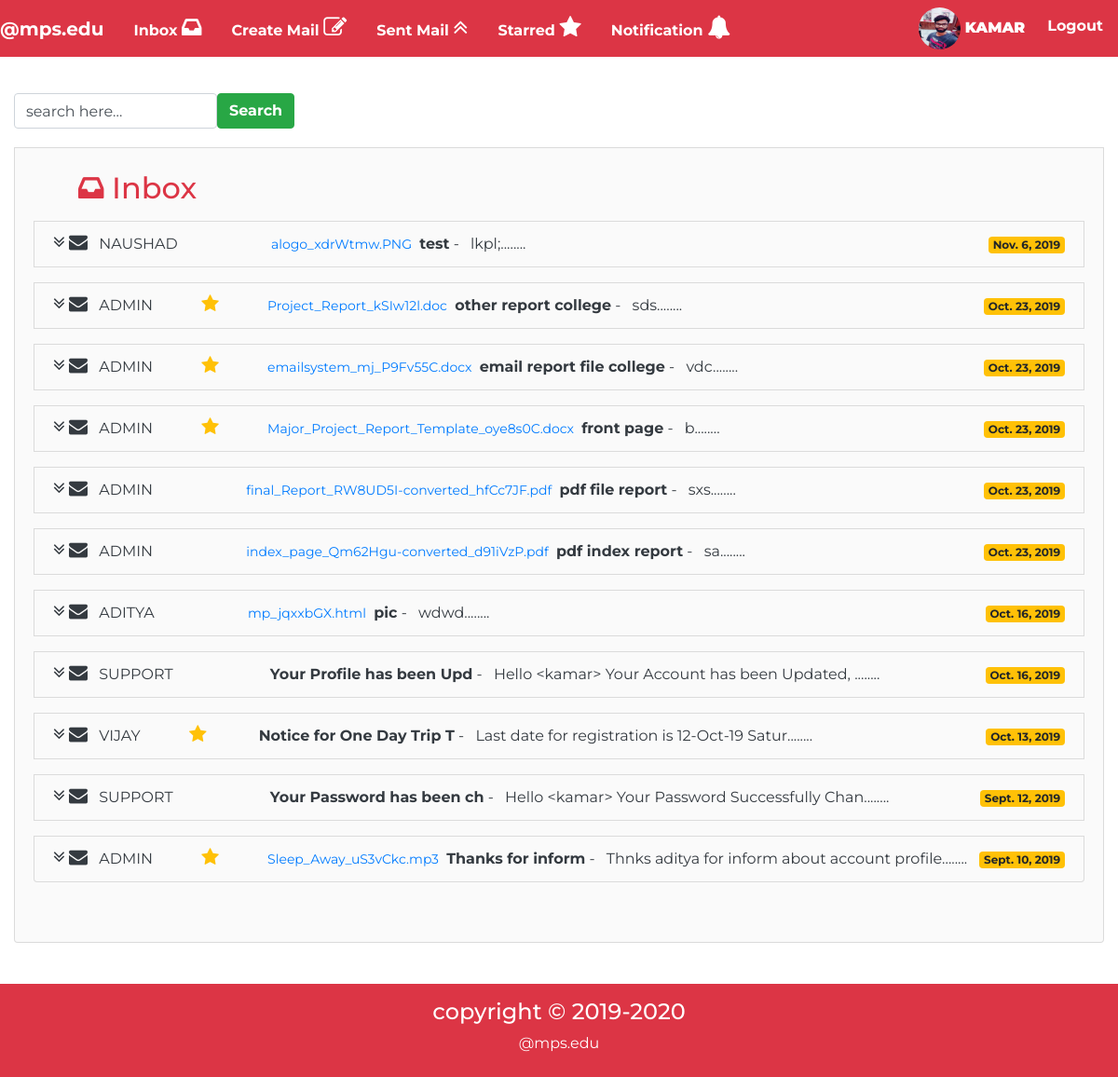
The app's page /inbox/ (signed in) with its own data.
### account/models.py (models this page shows, shortened)
class Profile(models.Model):
	user=models.OneToOneField(User,on_delete=models.CASCADE)
	gender=models.CharField(max_length=10,choices=(('Male','Male'),('Female','Female')),default='Male')
	tel=models.CharField(max_length=10)
	pic=models.ImageField(upload_to='profile/profile_pic',default="profile/profile_pic/profile_image.jpg")
	type=models.CharField(max_length=10,choices=(('Student','Student'),('Teacher','Teacher')),default='Student')
	security=models.CharField(max_length=50,default="")

### mail/models.py (models this page shows, shortened)
class Inbox(models.Model):
	profile=models.ForeignKey(Profile,on_delete=models.CASCADE,related_name="inbox_profile")
	from_user=models.ForeignKey(Profile,on_delete=models.CASCADE,related_name="from_user",default='')
	sub=models.CharField(max_length=200)
	msg=models.TextField()
	attach=models.FileField(upload_to="attach_data/",default="")
	date=models.DateField(auto_now_add=True)
	starred=models.BooleanField(default=False)

### mail/views.py (the view)
# urls.py: path('inbox/',views.inbox),
@login_required(login_url="/account/login")
def inbox(req):
	inbox=Inbox.objects.filter(profile__user__username=req.user).order_by('-id')
	return render(req,"mail/inbox.html",{'inbox':inbox})

### mail/templates/mail/inbox.html (shortened to what this page needs)
{%extends 'mail/basic.html'%}
{%block body%}
<div class="container-fluid">
	<section class="my-5">
		<div class=" mt-5 mb-3">
		<form action="#" method="post" class="form-inline ">
		<input type="search" value="search here..." class="form-control">
		<button type="submit" class="btn btn-success my-1 font-weight-bolder">Search</button>
	</form>
	</div>
	<div class="remove-underline list-group-item bg list-group-item-secondary pb-5 pt-4">
		<h2 class="text-danger ml-5"><i class="fa fa-inbox"></i> Inbox</h2>
{% for msg in inbox%}
<li class="list-group-item list-group-item-secondary inbox my-3 delhover" id="delhover{{msg.id}}">
    <a href="/home/inbox_view/{{msg.id}}" class="text-dark">
   <i class="fa fa-angle-double-down font-awesome-size"></i>&nbsp<i class="fa fa-envelope font-awesome-size"></i>
	<span class="ml-2 mr-5 ">{{msg.from_user.user.username|upper}}</span></a>
	{%if msg.starred%}
	<a href="#"  id="{{msg.id}}" class="text-warning delete_starred"><i class="fa fa-star font-awesome-size font-awesome-delete" ></i></a>
	{%else%}
	<a href="#" id="{{msg.id}}" class="text-info save_starred"><i class="fa fa-star font-awesome-size font-awesome-delete starred-inbox" id="starred{{msg.id}}"></i></a>
	{%endif%}
	<a href="/home/inbox_view/{{msg.id}}" class="text-dark">
	<span class="ml-5 text-primary" style="font-size:14px;">{{msg.attach.name|slice:"12:"}}</span>
	<span class="font-weight-bolder ml-1">{{msg.sub|slice:":25"}}</span> -
	<span class="ml-2">{{msg.msg|slice:":45"}}........</span>
	</a>
	<span class="float-right"><span class="badge badge-warning">{{msg.date}}</span></span>
</li>
{%endfor%}
</div>
</section>
</div>
{%endblock%}

### mail/templates/mail/basic.html (shortened to what this page needs)
<!DOCTYPE html>
<html>
<head>
<link rel="stylesheet" href="https://maxcdn.bootstrapcdn.com/bootstrap/4.3.1/css/bootstrap.min.css">
<link rel="stylesheet" type="text/css" href="https://stackpath.bootstrapcdn.com/font-awesome/4.7.0/css/font-awesome.min.css">
<link href="//maxcdn.bootstrapcdn.com/font-awesome/4.1.0/css/font-awesome.min.css" rel="stylesheet">
{% load static %}
</head>
<body>
<nav class="navbar navbar-expand-md navbar-light bg-danger fixed-top p-0">
	<a href="/home" class="navbar-brand text-white font-weight-bolder">@mps.edu</a>
	<div id="mynav" class="collapse navbar-collapse">
	    	{%if user.is_authenticated%}
<ul class="navbar-nav navbar-link-style font-weight-bolder text-center">
		<li class="nav-item p-0"><a href="/home/inbox" class="nav-link p-3">Inbox <i class="fa fa-inbox font-awesome-notification"></i></a></li>
	<li class="nav-item"><a href="/home/create" class="nav-link p-3">Create Mail <i class="fa fa-edit font-awesome-notification"></i></a></li>
	<li class="nav-item"><a href="/home/sentmail" class="nav-link p-3">Sent Mail <i class="fa fa-angle-double-up font-awesome-notification"></i></a></li>
	<li class="nav-item"><a href="/home/starred" class="nav-link p-3">Starred <i class="fa fa-star font-awesome-notification"></i></a></li>
	<li class="nav-item "><a href="#" class="nav-link p-3" data-toggle="popover" id="noti" data-placement="bottom" data-trigger="focus" data-html="true">Notification <i class="fa fa-bell font-awesome-notification"></i></a></li>
	</ul>
		{%endif%}
	<ul class="navbar-nav navbar-link-style text-center ml-auto font-weight-bolder">
	{%if user.is_authenticated%}
	<li class="nav-item"><a href="/account/profile" class="nav-link text-white"><img src="/media/{{user.profile.pic}}" class="img-fluid img-login rounded-circle">  <b>{{user.username|upper}}</b></a></li>
	<li class="nav-item"><a href="/account/logout" class="nav-link text-white p-3">Logout</a></li>
	{%else%}
	<li class="nav-item"><a href="/account/login" class="nav-link text-white p-3">Login</a></li>
	<li class="nav-item"><a href="/account/signup" class="nav-link text-white p-3">Register</a></li>
	{%endif%}
</ul>
</div>
</nav>
<br><br>
<main class="my-5">
{%block body%} {%endblock%}
</main><br><br><br><br>
<footer class="mt-5 pt-3 pb-2 bg-danger text-white">
<h4 class="text-center">copyright &copy 2019-2020</h4>
<p class="text-center">@mps.edu</p>
</footer>
</body>
</html>

### records on screen
Inbox: from_user.user.username "NAUSHAD", attach.name "alogo_xdrWtmw.PNG", sub "test", msg "lkpl;", date "Nov. 6, 2019"
Inbox: from_user.user.username "ADMIN", attach.name "Project_Report_kSIw12l.doc", sub "other report college", msg "sds", date "Oct. 23, 2019"
Inbox: from_user.user.username "ADMIN", attach.name "emailsystem_mj_P9Fv55C.docx", sub "email report file college", msg "vdc", date "Oct. 23, 2019"
Inbox: from_user.user.username "ADMIN", attach.name "Major_Project_Report_Template_oye8s0C.docx", sub "front page", msg "b", date "Oct. 23, 2019"
Inbox: from_user.user.username "ADMIN", attach.name "final_Report_RW8UD5I-converted_hfCc7JF.pdf", sub "pdf file report", msg "sxs", date "Oct. 23, 2019"
Inbox: from_user.user.username "ADMIN", attach.name "index_page_Qm62Hgu-converted_d91iVzP.pdf", sub "pdf index report", msg "sa", date "Oct. 23, 2019"
Inbox: from_user.user.username "ADITYA", attach.name "mp_jqxxbGX.html", sub "pic", msg "wdwd", date "Oct. 16, 2019"
Inbox: from_user.user.username "SUPPORT", sub "Your Profile has been Upd", msg "Hello <kamar> Your Account has been Updated,", date "Oct. 16, 2019"
Inbox: from_user.user.username "VIJAY", sub "Notice for One Day Trip T", msg "Last date for registration is 12-Oct-19 Satur", date "Oct. 13, 2019"
Inbox: from_user.user.username "SUPPORT", sub "Your Password has been ch", msg "Hello <kamar> Your Password Successfully Chan", date "Sept. 12, 2019"
Inbox: from_user.user.username "ADMIN", attach.name "Sleep_Away_uS3vCkc.mp3", sub "Thanks for inform", msg "Thnks aditya for inform about account profile", date "Sept. 10, 2019"

### other values on screen
{{ user.username|upper }} "KAMAR"
